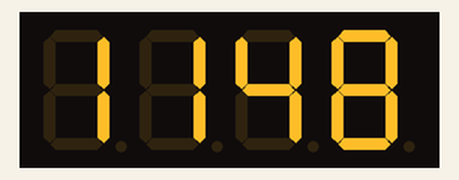
Recording of a sketch running on a simulated Arduino Uno, built with avr-gcc and run on an emulated ATmega328P. Parts: 4-digit seven-segment display.

Above: at 0.6 s.
At 65.27 s:
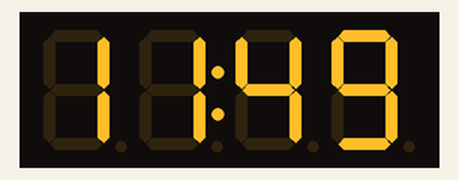
At 129.27 s:
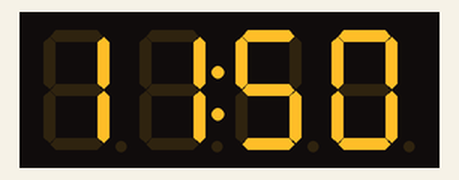

The sketch:

4_digit_clock_7_segment.ino
```cpp
#include "TimerOne.h"
#include "TM1637.h"
#define ON 1
#define OFF 0
int8_t TimeDisp[] = {0x00,0x00,0x00,0x00};
unsigned char ClockPoint = 1;
unsigned char Update;
unsigned char halfsecond = 0;
unsigned char second;
unsigned char minute = 48;
unsigned char hour = 11;
#define CLK A5//TM1637的引脚定义，可以更改为其他端口
#define DIO A4
TM1637 tm1637(CLK,DIO);
void setup()
{
  tm1637.set();
  tm1637.init();
  Timer1.initialize(500000);//定时500ms
  Timer1.attachInterrupt(TimingISR);//声明中断函数,定时ISR
}
void loop()
{
  if(Update == ON)
  {
    TimeUpdate();
    tm1637.display(TimeDisp);//显示时间
  }
}

void TimingISR()//计算时间
{
  halfsecond ++;
  Update = ON;
  if(halfsecond == 2){
    second ++;
    if(second == 60)
    {
      minute ++;
      if(minute == 60)
      {
        hour ++;
        if(hour == 24)
        hour = 0;
        minute = 0;
      }
      second = 0;
    }
    halfsecond = 0;
  }
  ClockPoint = (~ClockPoint) & 0x01;
}

void TimeUpdate(void)
{
  if(ClockPoint)tm1637.point(POINT_ON);
  else tm1637.point(POINT_OFF);
  TimeDisp[0] = hour / 10;//取小时 十位的模
  TimeDisp[1] = hour % 10;//取小时 个位的余数
  TimeDisp[2] = minute / 10;//取分 十位的模
  TimeDisp[3] = minute % 10;//取分 个位的余数
  Update = OFF;
}
```
